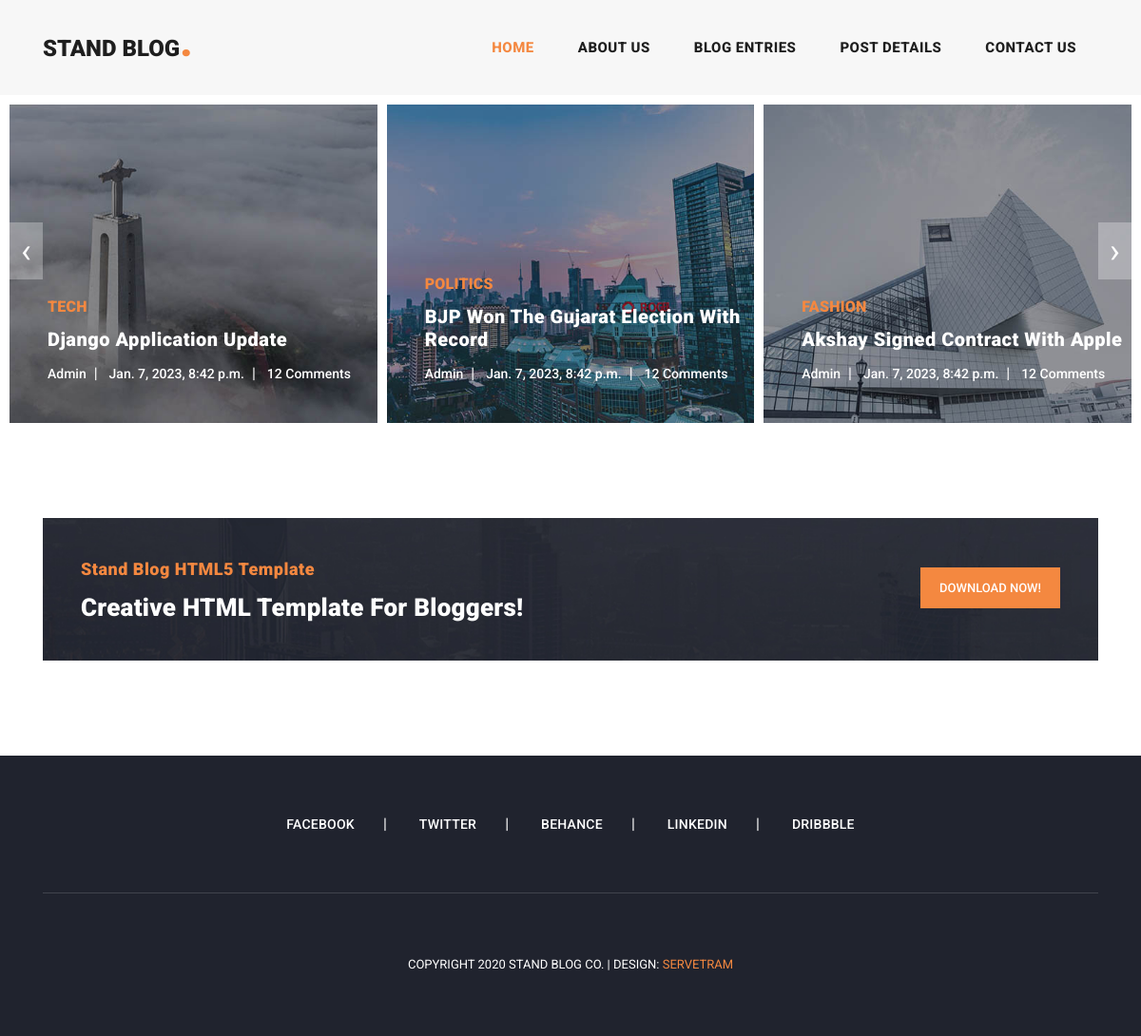
The page / on the database its author committed.
### articles/models.py (models this page shows, shortened)
class Articles(models.Model):
    CATEGORY = (
        ('fashion', "Fashion"),
        ('internation', 'International'),
        ('tech', 'Technology'),
        ('politics', 'Politics')
    )
    STATUS = (
        (0, "Draft"),
        (1, "Publish")
    )
    title = models.CharField(max_length=255)
    slug = models.CharField(max_length=255, null=True)
    description = models.TextField()
    content = models.TextField(null=True)
    category = models.CharField(choices=CATEGORY, default='tech', max_length=32)
    featured_image = models.ImageField(upload_to="static/uploads", null=True, blank=True)
    date_created = models.DateTimeField(auto_now_add=True, null=True)
    date_updated = models.DateField(auto_now_add=True, null=True)
    status = models.IntegerField(choices=STATUS, default=0)
    class Meta:
        ordering = ['-date_created']

class CalltoAction(models.Model):
    heading = models.CharField(max_length=255)
    tagline = models.CharField(max_length=255)
    button_text = models.CharField(max_length=55)
    btn_url = models.CharField(max_length=255)

### articles/views.py (the view)
# urls.py: path('', views.welcome, name="home" ),
def welcome(request):
    articles = Articles.objects.all()
    call_to_action = CalltoAction.objects.get(id=1)
    published_article = articles.filter(status = 1)
    context = {
        'title': 'Home',
        'articles' : published_article,
        'calltoaction' : call_to_action
    }
    return render(request, "index.html", context)

### templates/index.html
{% extends 'base.html' %}
{% block body %}
    <div class="main-banner header-text">
        <div class="container-fluid">
          <div class="owl-banner owl-carousel">
            {% for article in articles %}
            <div class="item">
              <img src="{{ article.featured_image.url }}" alt="">
              <div class="item-content">
                <div class="main-content">
                  <div class="meta-category">
                    <span>{{ article.category }}</span>
                  </div>
                  <a href="{% url 'post_detail' article.slug %}"><h4>{{ article.title }}</h4></a>
                  <ul class="post-info">
                    <li><a href="#">Admin</a></li>
                    <li><a href="#">{{article.date_created}}</a></li>
                    <li><a href="#">12 Comments</a></li>
                  </ul>
                </div>
              </div>
            </div>
            {% endfor %}
          </div>
        </div>
      </div>
    {% include "calltoaction.html" %}
{% endblock body %}

### templates/base.html (shortened to what this page needs)
{% load static %}
<!DOCTYPE html>
<html lang="en">
  <head>
    <link href=" {% static 'bootstrap/css/bootstrap.min.css' %} " rel="stylesheet">
    <link rel="stylesheet" href=" {% static 'css/fontawesome.css' %}">
    <link rel="stylesheet" href=" {% static 'css/templatemo-stand-blog.css' %} ">
    <link rel="stylesheet" href=" {% static 'css/owl.css' %} ">
  </head>
  <body>
    <header class="">
      <nav class="navbar navbar-expand-lg">
        <div class="container">
          <a class="navbar-brand" href="index.html"><h2>Stand Blog<em>.</em></h2></a>
          <div class="collapse navbar-collapse" id="navbarResponsive">
            <ul class="navbar-nav ml-auto">
              <li class="nav-item active">
                <a class="nav-link" href="index.html">Home
                </a>
              </li>
              <li class="nav-item">
                <a class="nav-link" href="about.html">About Us</a>
              </li>
              <li class="nav-item">
                <a class="nav-link" href="blog.html">Blog Entries</a>
              </li>
              <li class="nav-item">
                <a class="nav-link" href="post-details.html">Post Details</a>
              </li>
              <li class="nav-item">
                <a class="nav-link" href="contact.html">Contact Us</a>
              </li>
            </ul>
          </div>
        </div>
      </nav>
    </header>
    {% block body %}{% endblock body %}
    <footer>
        <div class="container">
          <div class="row">
            <div class="col-lg-12">
              <ul class="social-icons">
                <li><a href="#">Facebook</a></li>
                <li><a href="#">Twitter</a></li>
                <li><a href="#">Behance</a></li>
                <li><a href="#">Linkedin</a></li>
                <li><a href="#">Dribbble</a></li>
              </ul>
            </div>
            <div class="col-lg-12">
              <div class="copyright-text">
                <p>Copyright 2020 Stand Blog Co.
                   | Design: <a rel="nofollow" href="https://servetram.com" target="_parent">Servetram</a></p>
              </div>
            </div>
          </div>
        </div>
      </footer>
    </body>
  </html>

### templates/calltoaction.html
      <section class="call-to-action">
        <div class="container">
          <div class="row">
            <div class="col-lg-12">
              <div class="main-content">
                <div class="row">
                  <div class="col-lg-8">
                    <span>{{ calltoaction.tagline }}</span>
                    <h4>{{ calltoaction.heading}}</h4>
                  </div>
                  <div class="col-lg-4">
                    <div class="main-button">
                      <a rel="nofollow" href="{{calltoaction.btn_url}}" target="_parent">{{ calltoaction.button_text}}</a>
                    </div>
                  </div>
                </div>
              </div>
            </div>
          </div>
        </div>
      </section>

### static/css/templatemo-stand-blog.css (style rules this page uses)
body { font-family: 'Roboto', sans-serif; overflow-x: hidden; text-rendering: optimizeLegibility; -webkit-font-smoothing: antialiased; -moz-osx-font-smoothing: grayscale; }
p { margin-bottom: 0px; font-size: 15px; font-weight: 400; color: #7a7a7a; line-height: 30px; }
a { text-decoration: none!important; }
ul { padding: 0; margin: 0; list-style: none; }
h1,h2,h3,h4,h5,h6 { margin: 0px; }
.main-button a { display: inline-block; background-color: #f48840; color: #fff; font-size: 13px; font-weight: 500; padding: 12px 20px; text-transform: uppercase; transition: all .3s; }
header { position: absolute; z-index: 99999; width: 100%; height: 100px; background-color: #f7f7f7; -webkit-transition: all 0.3s ease-in-out 0s; -moz-transition: all 0.3s ease-in-out 0s; -o-transition: all 0.3s ease-in-out 0s; transition: all 0.3s ease-in-out 0s; }
header .navbar { padding: 25px 0px; }
.navbar .navbar-brand { float: left; margin-top: -12px; outline: none; }
.navbar .navbar-brand h2 { color: #1e1e1e; text-transform: uppercase; font-size: 24px; font-weight: 900; -webkit-transition: all .3s ease 0s; -moz-transition: all .3s ease 0s; -o-transition: all .3s ease 0s; transition: all .3s ease 0s; }
.navbar .navbar-brand h2 em { font-size: 44px; font-style: normal; color: #f48840; }
#navbarResponsive { z-index: 999; }
.navbar-collapse { text-align: center; }
.navbar .navbar-nav .nav-item { margin: 0px 15px; }
.navbar .navbar-nav a.nav-link { text-transform: capitalize; font-size: 15px; font-weight: 800; text-transform: uppercase; letter-spacing: 0.5px; color: #1e1e1e; transition: all 0.3s; }
.navbar .navbar-nav .nav-link:hover, .navbar .navbar-nav .active>.nav-link, .navbar .navbar-nav .nav-link.active, .navbar .navbar-nav .nav-link.show, .navbar .navbar-nav .show>.nav-link { color: #f48840; }
.main-banner .container-fluid { padding: 0px 10px; margin-bottom: -24px; }
.owl-banner { padding-top: 110px; }
.owl-banner .item { position: relative; }
.owl-banner .item .item-content { position: absolute; bottom: 40px; left: 40px; }
.owl-banner .item .item-content .meta-category span { color: #f48840; font-size: 18px; text-transform: uppercase; font-weight: 900; letter-spacing: 0.25px; }
.owl-banner .item .item-content h4 { font-size: 24px; font-weight: 900; color: #fff; letter-spacing: 0.5px; text-transform: capitalize; margin: 10px 0px 12px 0px; }
.owl-banner .item .item-content ul li { display: inline-block; margin-right: 8px; }
.owl-banner .item .item-content ul li:after { content: '|'; color: #fff; margin-left: 8px; }
.owl-banner .item .item-content ul li:last-child::after { display: none; }
.owl-banner .item .item-content ul li a { font-size: 14px; color: #fff; font-weight: 500; transition: all .3s; }
.call-to-action { margin-top: 100px; }
.call-to-action .main-content { padding: 40px; background-image: url(../images/cta-bg.jpg); background-position: center center; background-repeat: no-repeat; background-size: cover; }
.call-to-action .main-content span { color: #f48840; font-size: 18px; font-weight: 900; letter-spacing: 0.5px; }
.call-to-action .main-content h4 { margin-bottom: 0px; margin-top: 12px; color: #fff; font-size: 26px; font-weight: 900; letter-spacing: 0.25px; }
.call-to-action .main-content .main-button { text-align: right; margin-top: 12px; }
footer { margin-top: 100px; text-align: center; background-color: #20232e; padding: 60px 0px; }
footer ul.social-icons { padding-bottom: 60px; margin-bottom: 60px; border-bottom: 1px solid rgba(250,250,250,0.15); }
footer ul.social-icons li { display: inline-block; margin-right: 30px; }
footer ul.social-icons li:after { content: "|"; color: #fff; margin-left: 30px; }
footer ul.social-icons li:last-child { margin-right: 0px; }
footer ul.social-icons li:last-child::after { display: none; }
footer ul.social-icons li a { font-size: 14px; text-transform: uppercase; color: #fff; font-weight: 500; letter-spacing: 0.25px; transition: all .3s; }
footer p { font-size: 13px; text-transform: uppercase; color: #fff; }
footer p a { color: #f48840; }
@media (max-width: 1250px) { .owl-banner .item .item-content .meta-category span { font-size: 16px; } }
@media (max-width: 1250px) { .owl-banner .item .item-content h4 { font-size: 20px; } }

### rows shown on the page
Articles: featured_image (picture), category "TECH", title "Django Application Update", date_created "Jan. 7, 2023, 8:42 p.m."
Articles: featured_image (picture), category "POLITICS", title "BJP Won The Gujarat Election With Record", date_created "Jan. 7, 2023, 8:42 p.m."
Articles: featured_image (picture), category "FASHION", title "Akshay Signed Contract With Apple", date_created "Jan. 7, 2023, 8:42 p.m."
CalltoAction: tagline "Stand Blog HTML5 Template", heading "Creative HTML Template For Bloggers!", button_text "DOWNLOAD NOW!"
